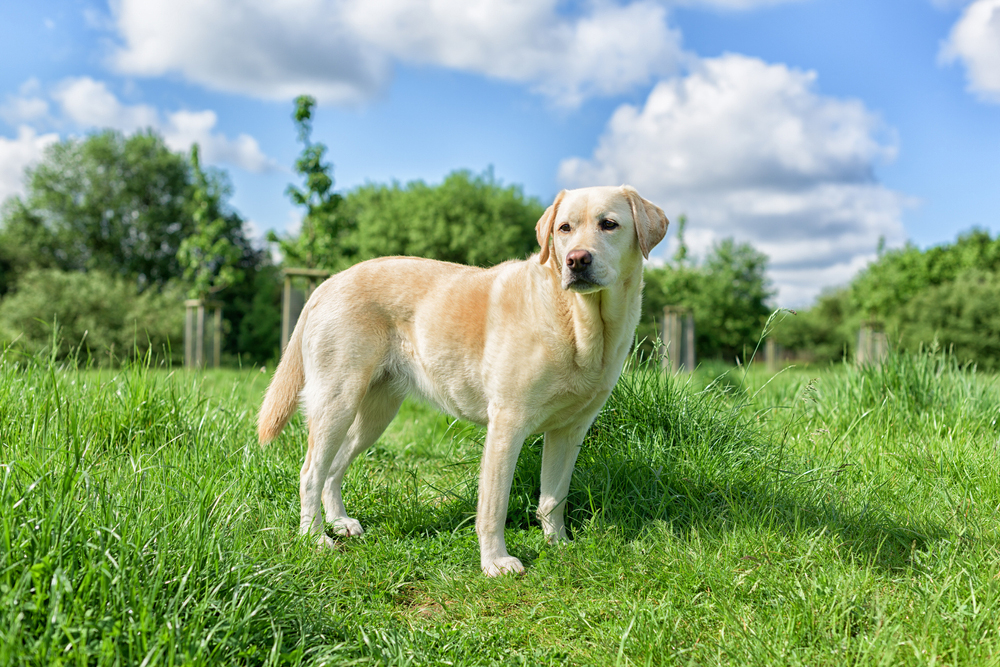
#> input picture M2_Visionary AI - I/Lesson_1/Activity_2/image.jpg, 1000 x 667 px
$ python main.py
#> lines starting #> are read from the running program, lines starting #| are printed output that depends on the picture
'''
Title
Save & grayscale with OpenCv
Short description:
In this activity, students will load an image, convert it to grayscale, resize it to a standard size (224x224), display the processed image, and optionally save it based on key press.
'''

import cv2

# Load the image
image = cv2.imread('image.jpg')
#> image is the input picture: shape (667, 1000, 3); mean B, G, R 122, 162.8, 133.3

# Convert the image to grayscale
gray_image = cv2.cvtColor(image, cv2.COLOR_BGR2GRAY)
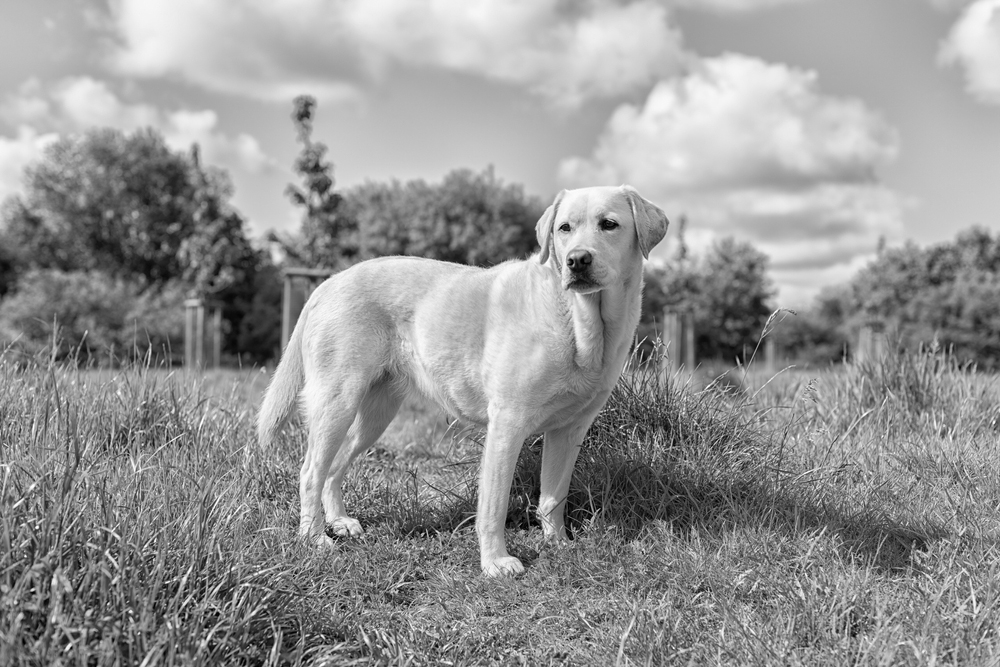
#> gray_image: shape (667, 1000); min 0, max 255, mean 149.3

# Resize the grayscale image to 224x224
resized_image = cv2.resize(gray_image, (500, 500))
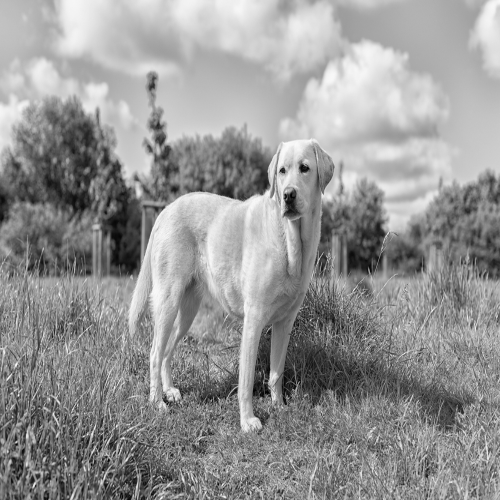
#> resized_image: shape (500, 500); min 1, max 254, mean 149.2

# Display the resized grayscale image in a single window
cv2.imshow('Processed Image', resized_image)

# Wait for a key press
key = cv2.waitKey(0)  # Wait indefinitely for a key press
#> (key Esc is pressed here)

# Check if the "S" key was pressed (ASCII for 'S' is 83)
if key == ord('s'):
    # Save the processed image when "S" is pressed
    cv2.imwrite('grayscale_resized_image.jpg', resized_image)
    print("Image saved as grayscale_resized_image.jpg")
else:
    print("Image not saved")

# Close the window
cv2.destroyAllWindows()

# Print processed image properties
print(f"Processed Image Dimensions: {resized_image.shape}")
#| Processed Image Dimensions: (500, 500)

$ run again, with M2_Visionary AI - I/Lesson_2/Activity_1/flowers.jpg copied over M2_Visionary AI - I/Lesson_1/Activity_2/image.jpg
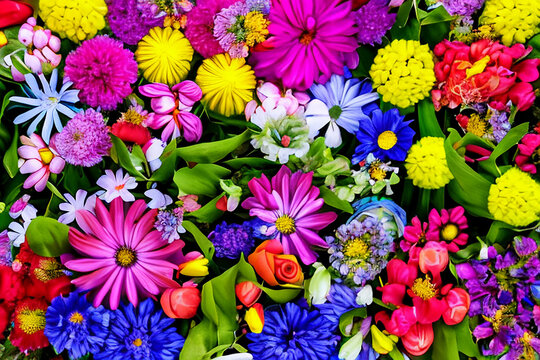
#> input picture M2_Visionary AI - I/Lesson_2/Activity_1/flowers.jpg, 540 x 360 px
#> image is the input picture: shape (360, 540, 3); mean B, G, R 90.2, 84.1, 134.6
#> `gray_image = cv2.cvtColor(image, cv2.COLOR_BGR2GRAY)`:
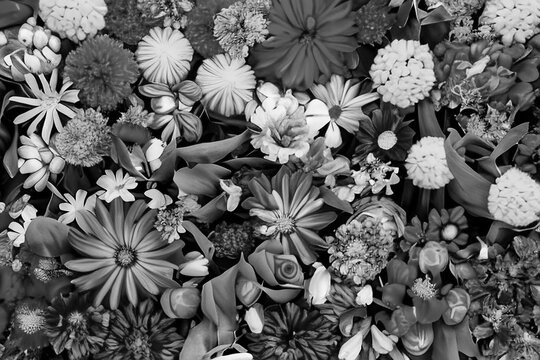
#> gray_image: shape (360, 540); min 0, max 255, mean 99.9
#> `resized_image = cv2.resize(gray_image, (500, 500))`:
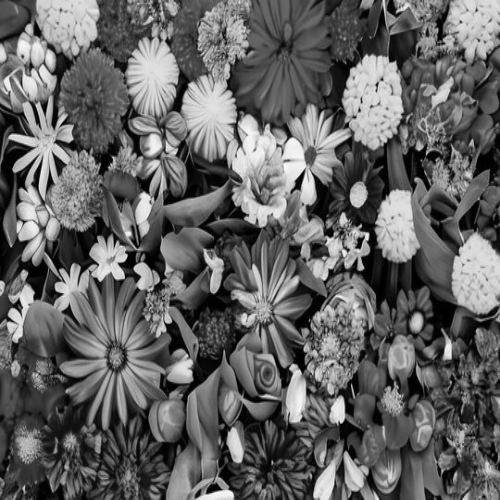
#> resized_image: shape (500, 500); min 0, max 252, mean 99.8
#| Processed Image Dimensions: (500, 500)
